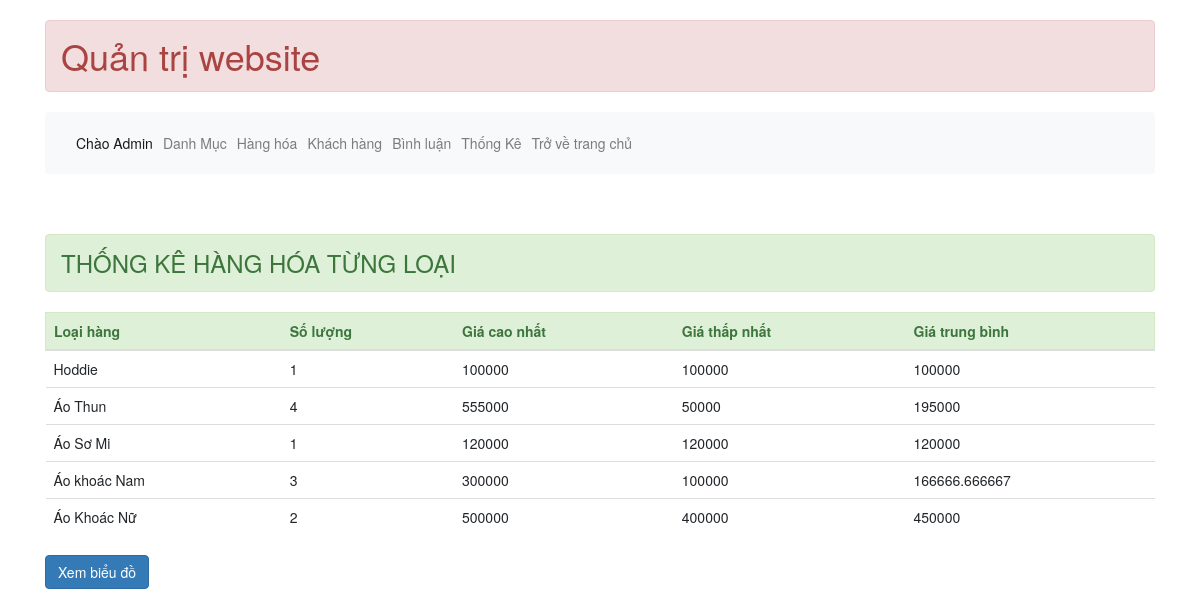
The app's page /admin/index.php?action=thong-ke (signed in) with its own data.
### tables this page shows
CREATE TABLE `loai` (
  `ma_loai` int(10) NOT NULL AUTO_INCREMENT,
  `ten_loai` varchar(50) NOT NULL,
  PRIMARY KEY (`ma_loai`)
);

### dao/pdo.php (called while the page is built, shortened)
<?php
function pdo_get_connection(){
    $host_name = "localhost";
    $db_name = "otshop";
    $dburl = "mysql:host=$host_name;dbname=$db_name";
    $username = 'root';
    $password = '';
    $conn = new PDO($dburl, $username, $password);
    return $conn;
}
function pdo_query($sql){
    $sql_args = array_slice(func_get_args(), 1);
    try{
        $conn = pdo_get_connection();
        $stmt = $conn->prepare($sql);
        $stmt->execute($sql_args);
        $rows = $stmt->fetchAll();
        return $rows;
    }
    catch(PDORxeption $e){
        throw $e;
        return false;
    }
    finally{
        unset($conn);
    }
}
?>

### dao/hang-hoa.php (called while the page is built, shortened)
<?php
    require_once 'pdo.php';
    function thong_ke_hang_hoa(){
        $sql= "SELECT lo.ma_loai, lo.ten_loai, COUNT(*) so_luong,
               MIN(hh.don_gia) gia_min, MAX(hh.don_gia) gia_max,
               AVG(hh.don_gia) gia_avg FROM hang_hoa hh JOIN loai lo
               ON lo.ma_loai = hh.ma_loai GROUP BY lo.ma_loai, lo.ten_loai";
        return pdo_query($sql);
    }
?>

### admin/thong-ke/list.php (the view)
<h3 class="alert alert-success">THỐNG KÊ HÀNG HÓA TỪNG LOẠI</h3>
<form action="#" method="post">
    <table class="table">
        <thead>
            <tr class="alert alert-success">
                <th>Loại hàng</th>
                <th>Số lượng</th>
                <th>Giá cao nhất</th>
                <th>Giá thấp nhất</th>
                <th>Giá trung bình</th>
            </tr>
        </thead>
        <tbody>
            <?php
                foreach($list as $key){
                    echo'
                    <tr>
                        <td scope="row">'.$key['ten_loai'].'</td>
                        <td>'.$key['so_luong'].'</td>
                        <td>'.$key['gia_max'].'</td>
                        <td>'.$key['gia_min'].'</td>
                        <td>'.$key['gia_avg'].'</td>
                    </tr>
                    ';
                }
            ?>
        </tbody>
    </table>
    <td><a href="index.php?action=thong-ke&page=chart" class="btn btn-primary">Xem biểu đồ</a></td>
</form>

### records on screen
loai: ten_loai "Hoddie", so_luong "1", gia_max "100000", gia_min "100000", gia_avg "100000"
loai: ten_loai "Áo Thun", so_luong "4", gia_max "555000", gia_min "50000", gia_avg "195000"
loai: ten_loai "Áo Sơ Mi", so_luong "1", gia_max "120000", gia_min "120000", gia_avg "120000"
loai: ten_loai "Áo khoác Nam", so_luong "3", gia_max "300000", gia_min "100000", gia_avg "166666.666667"
loai: ten_loai "Áo Khoác Nữ", so_luong "2", gia_max "500000", gia_min "400000", gia_avg "450000"
